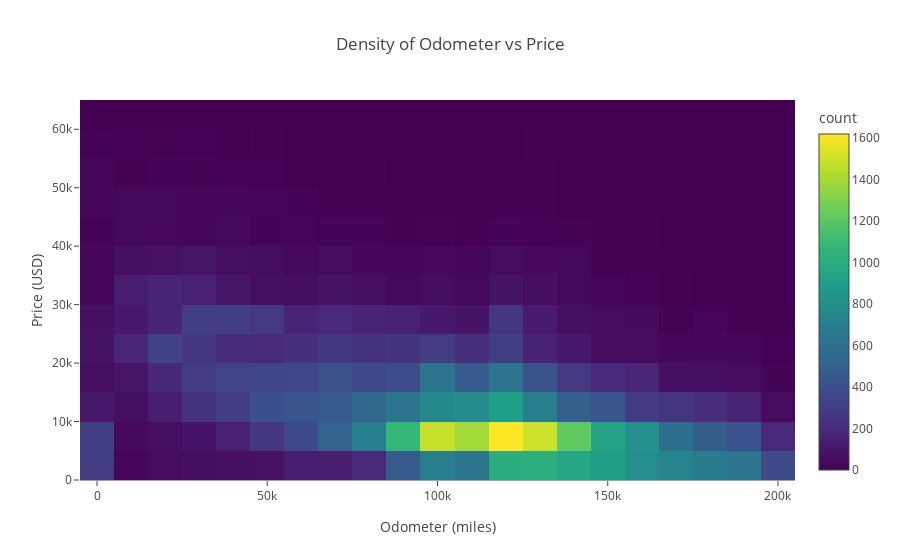

Notebook cell for this chart:
### Markdown cell above
I'm also curious in the relationship between a vehicles odometer reading and it's price. Since there are an overwhelmingly large amount of values, we'll look at this with a heatmap.

### Code cell
# 
price_odometer = px.density_heatmap(
                                    data.query('2 <= price <= 60000 & odometer <= 200000'),  # Filter outliers
                                    x='odometer',
                                    y='price',
                                    nbinsx=25,
                                    nbinsy=25,
                                    color_continuous_scale='Viridis',
                                    labels={
                                        'odometer': 'Odometer (miles)',
                                        'price': 'Price (USD)'},
                                    title='Density of Odometer vs Price'
)

price_odometer

### Figure 1 — Plotly figure (JSON) as saved in the notebook; plotly's stock layout.template omitted (floating-point values rounded to 4 significant figures; data arrays with more than 128 entries replaced by an {"elided": "..."} marker saying what was removed)
{"data": [{"coloraxis": "coloraxis", "hovertemplate": "Odometer (miles)=%{x}<br>Price (USD)=%{y}<br>count=%{z}<extra></extra>", "name": "", "nbinsx": 25, "nbinsy": 25, "type": "histogram2d", "x": {"elided": "46768 float values"}, "xaxis": "x", "xbingroup": "x", "y": {"elided": "46768 int values"}, "yaxis": "y", "ybingroup": "y"}], "layout": {"coloraxis": {"colorbar": {"title": {"text": "count"}}, "colorscale": [[0, "#440154"], [0.1111, "#482878"], [0.2222, "#3e4989"], [0.3333, "#31688e"], [0.4444, "#26828e"], [0.5556, "#1f9e89"], [0.6667, "#35b779"], [0.7778, "#6ece58"], [0.8889, "#b5de2b"], [1, "#fde725"]]}, "legend": {"tracegroupgap": 0}, "title": {"text": "Density of Odometer vs Price"}, "xaxis": {"anchor": "y", "domain": [0, 1], "title": {"text": "Odometer (miles)"}}, "yaxis": {"anchor": "x", "domain": [0, 1], "title": {"text": "Price (USD)"}}}}
